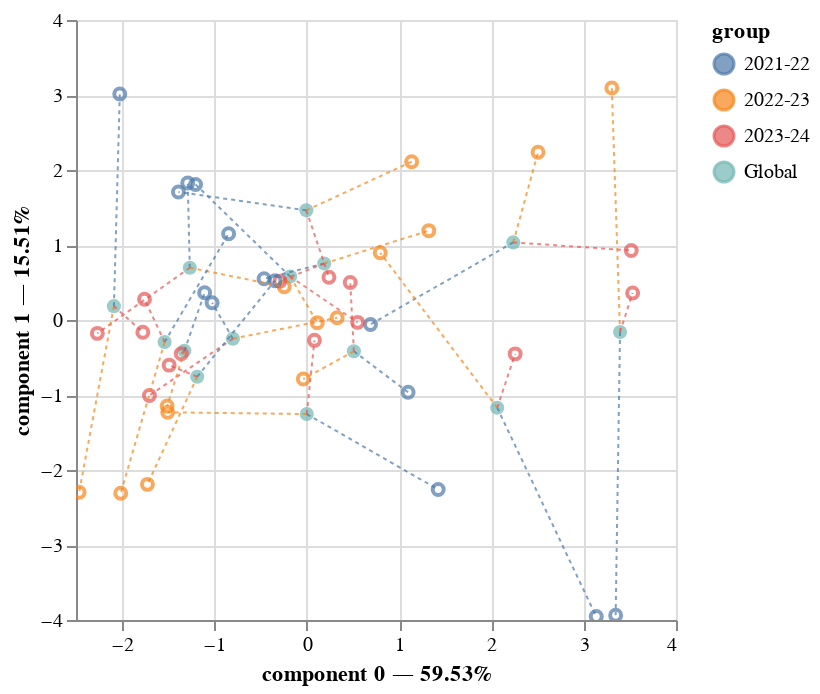

The code cell stored with this chart in its notebook:
### Markdown cell above
The first axis explains most of the difference between the wine ratings. This difference is actually due to the oak type of the barrels they were fermented in.

The `show_partial_rows` argument allows showing the global row coordinates together with the partial row coordinates. All the coordinates of each sample are connected with edges.

### Code cell
mfa.plot(
    dataset,
    show_partial_rows=True
)

### Figure 1 — Vega-Lite specification as saved in the notebook (floating-point values rounded to 4 significant figures)
{"config": {"view": {"continuousWidth": 300, "continuousHeight": 300}}, "layer": [{"data": {"name": "data-33571c9f541ef3e18827d820ae5b1df9"}, "mark": {"type": "point", "filled": true, "size": 50}, "encoding": {"color": {"field": "group", "type": "nominal"}, "tooltip": [{"field": "Team", "type": "nominal"}, {"field": "group", "type": "nominal"}, {"field": "component 0", "type": "quantitative"}, {"field": "component 1", "type": "quantitative"}], "x": {"axis": {"title": "component 0 — 59.53%"}, "field": "component 0", "scale": {"zero": false}, "type": "quantitative"}, "y": {"axis": {"title": "component 1 — 15.51%"}, "field": "component 1", "scale": {"zero": false}, "type": "quantitative"}}, "name": "view_2"}, {"data": {"name": "data-5a7f4a299da4bb546b3220ab3699eea9"}, "mark": {"type": "point", "shape": "circle"}, "encoding": {"color": {"field": "group", "type": "nominal"}, "tooltip": [{"field": "Team", "type": "nominal"}, {"field": "group", "type": "nominal"}, {"field": "component 0", "type": "quantitative"}, {"field": "component 1", "type": "quantitative"}], "x": {"field": "component 0", "scale": {"zero": false}, "type": "quantitative"}, "y": {"field": "component 1", "scale": {"zero": false}, "type": "quantitative"}}}, {"data": {"name": "data-89b411085cdaf5d7b76d9deb24408cc3"}, "mark": {"type": "line", "opacity": 0.7}, "encoding": {"color": {"field": "group", "type": "nominal"}, "strokeDash": {"value": [2, 2]}, "x": {"field": "component 0_global", "type": "quantitative"}, "x2": {"field": "component 0_partial"}, "y": {"field": "component 1_global", "type": "quantitative"}, "y2": {"field": "component 1_partial"}}}], "params": [{"name": "param_2", "select": {"type": "interval", "encodings": ["x", "y"]}, "bind": "scales", "views": ["view_2"]}], "$schema": "https://vega.github.io/schema/vega-lite/v5.20.1.json", "datasets": {"data-33571c9f541ef3e18827d820ae5b1df9": [{"Team": "Arsenal", "component 0": 2.237, "component 1": 1.035, "component 2": 0.6977, "group": "Global"}, {"Team": "Aston Villa", "component 0": -0.18, "component 1": 0.5803, "component 2": 0.464, "group": "Global"}, {"Team": "Brentford", "component 0": -1.267, "component 1": 0.6968, "component 2": -0.4906, "group": "Global"}, {"Team": "Brighton & Hove Albion", "component 0": -0.8001, "component 1": -0.2489, "component 2": -0.9046, "group": "Global"}, {"Team": "Chelsea", "component 0": 0.0001082, "component 1": -1.254, "component 2": -0.3654, "group": "Global"}, {"Team": "Crystal Palace", "component 0": -1.326, "component 1": -0.4109, "component 2": -0.8093, "group": "Global"}, {"Team": "Everton", "component 0": -2.089, "component 1": 0.1843, "component 2": 0.5523, "group": "Global"}, {"Team": "Liverpool", "component 0": 2.063, "component 1": -1.17, "component 2": -0.4195, "group": "Global"}, {"Team": "Manchester City", "component 0": 3.394, "component 1": -0.1606, "component 2": -0.1512, "group": "Global"}, {"Team": "Manchester United", "component 0": 0.1894, "component 1": 0.7536, "component 2": -0.007898, "group": "Global"}, {"Team": "Newcastle United", "component 0": -0.004656, "component 1": 1.462, "component 2": -0.8724, "group": "Global"}, {"Team": "Tottenham Hotspur", "component 0": 0.5106, "component 1": -0.417, "component 2": 0.9921, "group": "Global"}, {"Team": "West Ham United", "component 0": -1.187, "component 1": -0.7564, "component 2": 0.4323, "group": "Global"}, {"Team": "Wolverhampton Wanderers", "component 0": -1.54, "component 1": -0.2942, "component 2": 0.8826, "group": "Global"}], "data-5a7f4a299da4bb546b3220ab3699eea9": [{"Team": "Arsenal", "group": "2021-22", "component 0": 0.6903, "component 1": -0.05952, "component 2": 1.417}, {"Team": "Arsenal", "group": "2022-23", "component 0": 2.506, "component 1": 2.236, "component 2": -0.8254}, {"Team": "Arsenal", "group": "2023-24", "component 0": 3.515, "component 1": 0.9276, "component 2": 1.501}, {"Team": "Aston Villa", "group": "2021-22", "component 0": -1.205, "component 1": 1.807, "component 2": 0.8981}, {"Team": "Aston Villa", "group": "2022-23", "component 0": 0.1137, "component 1": -0.03508, "component 2": 0.3711}, {"Team": "Aston Villa", "group": "2023-24", "component 0": 0.5512, "component 1": -0.03146, "component 2": 0.1227}, {"Team": "Brentford", "group": "2021-22", "component 0": -1.289, "component 1": 1.826, "component 2": 0.6203}, {"Team": "Brentford", "group": "2022-23", "component 0": -0.2442, "component 1": 0.4427, "component 2": -1.365}, {"Team": "Brentford", "group": "2023-24", "component 0": -2.269, "component 1": -0.1782, "component 2": -0.7269}, {"Team": "Brighton & Hove Albion", "group": "2021-22", "component 0": -1.025, "component 1": 0.2308, "component 2": -1.806}, {"Team": "Brighton & Hove Albion", "group": "2022-23", "component 0": 0.3295, "component 1": 0.02908, "component 2": 0.3628}, {"Team": "Brighton & Hove Albion", "group": "2023-24", "component 0": -1.704, "component 1": -1.007, "component 2": -1.271}, {"Team": "Chelsea", "group": "2021-22", "component 0": 1.424, "component 1": -2.26, "component 2": -1.063}, {"Team": "Chelsea", "group": "2022-23", "component 0": -1.506, "component 1": -1.231, "component 2": 0.2353}, {"Team": "Chelsea", "group": "2023-24", "component 0": 0.08304, "component 1": -0.2713, "component 2": -0.2683}, {"Team": "Crystal Palace", "group": "2021-22", "component 0": -1.106, "component 1": 0.3643, "component 2": -1.769}, {"Team": "Crystal Palace", "group": "2022-23", "component 0": -1.512, "component 1": -1.148, "component 2": 0.05787}, {"Team": "Crystal Palace", "group": "2023-24", "component 0": -1.359, "component 1": -0.4488, "component 2": -0.717}, {"Team": "Everton", "group": "2021-22", "component 0": -2.025, "component 1": 3.014, "component 2": 1.068}, {"Team": "Everton", "group": "2022-23", "component 0": -2.466, "component 1": -2.297, "component 2": 1.002}, {"Team": "Everton", "group": "2023-24", "component 0": -1.776, "component 1": -0.164, "component 2": -0.4131}, {"Team": "Liverpool", "group": "2021-22", "component 0": 3.136, "component 1": -3.955, "component 2": -0.4948}, {"Team": "Liverpool", "group": "2022-23", "component 0": 0.796, "component 1": 0.8956, "component 2": -0.7639}, {"Team": "Liverpool", "group": "2023-24", "component 0": 2.258, "component 1": -0.4516, "component 2": 8.502e-05}, {"Team": "Manchester City", "group": "2021-22", "component 0": 3.346, "component 1": -3.937, "component 2": 0.05829}, {"Team": "Manchester City", "group": "2022-23", "component 0": 3.305, "component 1": 3.094, "component 2": -1.486}, {"Team": "Manchester City", "group": "2023-24", "component 0": 3.53, "component 1": 0.3607, "component 2": 0.9746}, {"Team": "Manchester United", "group": "2021-22", "component 0": -0.4624, "component 1": 0.5511, "component 2": -0.3882}, {"Team": "Manchester United", "group": "2022-23", "component 0": 1.322, "component 1": 1.191, "component 2": -0.2057}, {"Team": "Manchester United", "group": "2023-24", "component 0": -0.2913, "component 1": 0.5186, "component 2": 0.5702}, {"Team": "Newcastle United", "group": "2021-22", "component 0": -1.39, "component 1": 1.707, "component 2": -0.2258}, {"Team": "Newcastle United", "group": "2022-23", "component 0": 1.136, "component 1": 2.111, "component 2": -2.794}, {"Team": "Newcastle United", "group": "2023-24", "component 0": 0.24, "component 1": 0.5699, "component 2": 0.403}, {"Team": "Tottenham Hotspur", "group": "2021-22", "component 0": 1.098, "component 1": -0.9643, "component 2": 0.7514}, {"Team": "Tottenham Hotspur", "group": "2022-23", "component 0": -0.0373, "component 1": -0.7874, "component 2": 1.621}, {"Team": "Tottenham Hotspur", "group": "2023-24", "component 0": 0.4709, "component 1": 0.5009, "component 2": 0.6035}, {"Team": "West Ham United", "group": "2021-22", "component 0": -0.3437, "component 1": 0.5242, "component 2": 0.1613}, {"Team": "West Ham United", "group": "2022-23", "component 0": -1.726, "component 1": -2.192, "component 2": 1.896}, {"Team": "West Ham United", "group": "2023-24", "component 0": -1.491, "component 1": -0.6017, "component 2": -0.7609}, {"Team": "Wolverhampton Wanderers", "group": "2021-22", "component 0": -0.8468, "component 1": 1.151, "component 2": 0.7719}, {"Team": "Wolverhampton Wanderers", "group": "2022-23", "component 0": -2.015, "component 1": -2.309, "component 2": 1.894}, {"Team": "Wolverhampton Wanderers", "group": "2023-24", "component 0": -1.758, "component 1": 0.276, "component 2": -0.01813}], "data-89b411085cdaf5d7b76d9deb24408cc3": [{"Team": "Arsenal", "component 0_global": 2.237, "component 1_global": 1.035, "component 0_partial": 0.6903, "component 1_partial": -0.05952, "group": "2021-22"}, {"Team": "Arsenal", "component 0_global": 2.237, "component 1_global": 1.035, "component 0_partial": 2.506, "component 1_partial": 2.236, "group": "2022-23"}, {"Team": "Arsenal", "component 0_global": 2.237, "component 1_global": 1.035, "component 0_partial": 3.515, "component 1_partial": 0.9276, "group": "2023-24"}, {"Team": "Aston Villa", "component 0_global": -0.18, "component 1_global": 0.5803, "component 0_partial": -1.205, "component 1_partial": 1.807, "group": "2021-22"}, {"Team": "Aston Villa", "component 0_global": -0.18, "component 1_global": 0.5803, "component 0_partial": 0.1137, "component 1_partial": -0.03508, "group": "2022-23"}, {"Team": "Aston Villa", "component 0_global": -0.18, "component 1_global": 0.5803, "component 0_partial": 0.5512, "component 1_partial": -0.03146, "group": "2023-24"}, {"Team": "Brentford", "component 0_global": -1.267, "component 1_global": 0.6968, "component 0_partial": -1.289, "component 1_partial": 1.826, "group": "2021-22"}, {"Team": "Brentford", "component 0_global": -1.267, "component 1_global": 0.6968, "component 0_partial": -0.2442, "component 1_partial": 0.4427, "group": "2022-23"}, {"Team": "Brentford", "component 0_global": -1.267, "component 1_global": 0.6968, "component 0_partial": -2.269, "component 1_partial": -0.1782, "group": "2023-24"}, {"Team": "Brighton & Hove Albion", "component 0_global": -0.8001, "component 1_global": -0.2489, "component 0_partial": -1.025, "component 1_partial": 0.2308, "group": "2021-22"}, {"Team": "Brighton & Hove Albion", "component 0_global": -0.8001, "component 1_global": -0.2489, "component 0_partial": 0.3295, "component 1_partial": 0.02908, "group": "2022-23"}, {"Team": "Brighton & Hove Albion", "component 0_global": -0.8001, "component 1_global": -0.2489, "component 0_partial": -1.704, "component 1_partial": -1.007, "group": "2023-24"}, {"Team": "Chelsea", "component 0_global": 0.0001082, "component 1_global": -1.254, "component 0_partial": 1.424, "component 1_partial": -2.26, "group": "2021-22"}, {"Team": "Chelsea", "component 0_global": 0.0001082, "component 1_global": -1.254, "component 0_partial": -1.506, "component 1_partial": -1.231, "group": "2022-23"}, {"Team": "Chelsea", "component 0_global": 0.0001082, "component 1_global": -1.254, "component 0_partial": 0.08304, "component 1_partial": -0.2713, "group": "2023-24"}, {"Team": "Crystal Palace", "component 0_global": -1.326, "component 1_global": -0.4109, "component 0_partial": -1.106, "component 1_partial": 0.3643, "group": "2021-22"}, {"Team": "Crystal Palace", "component 0_global": -1.326, "component 1_global": -0.4109, "component 0_partial": -1.512, "component 1_partial": -1.148, "group": "2022-23"}, {"Team": "Crystal Palace", "component 0_global": -1.326, "component 1_global": -0.4109, "component 0_partial": -1.359, "component 1_partial": -0.4488, "group": "2023-24"}, {"Team": "Everton", "component 0_global": -2.089, "component 1_global": 0.1843, "component 0_partial": -2.025, "component 1_partial": 3.014, "group": "2021-22"}, {"Team": "Everton", "component 0_global": -2.089, "component 1_global": 0.1843, "component 0_partial": -2.466, "component 1_partial": -2.297, "group": "2022-23"}, {"Team": "Everton", "component 0_global": -2.089, "component 1_global": 0.1843, "component 0_partial": -1.776, "component 1_partial": -0.164, "group": "2023-24"}, {"Team": "Liverpool", "component 0_global": 2.063, "component 1_global": -1.17, "component 0_partial": 3.136, "component 1_partial": -3.955, "group": "2021-22"}, {"Team": "Liverpool", "component 0_global": 2.063, "component 1_global": -1.17, "component 0_partial": 0.796, "component 1_partial": 0.8956, "group": "2022-23"}, {"Team": "Liverpool", "component 0_global": 2.063, "component 1_global": -1.17, "component 0_partial": 2.258, "component 1_partial": -0.4516, "group": "2023-24"}, {"Team": "Manchester City", "component 0_global": 3.394, "component 1_global": -0.1606, "component 0_partial": 3.346, "component 1_partial": -3.937, "group": "2021-22"}, {"Team": "Manchester City", "component 0_global": 3.394, "component 1_global": -0.1606, "component 0_partial": 3.305, "component 1_partial": 3.094, "group": "2022-23"}, {"Team": "Manchester City", "component 0_global": 3.394, "component 1_global": -0.1606, "component 0_partial": 3.53, "component 1_partial": 0.3607, "group": "2023-24"}, {"Team": "Manchester United", "component 0_global": 0.1894, "component 1_global": 0.7536, "component 0_partial": -0.4624, "component 1_partial": 0.5511, "group": "2021-22"}, {"Team": "Manchester United", "component 0_global": 0.1894, "component 1_global": 0.7536, "component 0_partial": 1.322, "component 1_partial": 1.191, "group": "2022-23"}, {"Team": "Manchester United", "component 0_global": 0.1894, "component 1_global": 0.7536, "component 0_partial": -0.2913, "component 1_partial": 0.5186, "group": "2023-24"}, {"Team": "Newcastle United", "component 0_global": -0.004656, "component 1_global": 1.462, "component 0_partial": -1.39, "component 1_partial": 1.707, "group": "2021-22"}, {"Team": "Newcastle United", "component 0_global": -0.004656, "component 1_global": 1.462, "component 0_partial": 1.136, "component 1_partial": 2.111, "group": "2022-23"}, {"Team": "Newcastle United", "component 0_global": -0.004656, "component 1_global": 1.462, "component 0_partial": 0.24, "component 1_partial": 0.5699, "group": "2023-24"}, {"Team": "Tottenham Hotspur", "component 0_global": 0.5106, "component 1_global": -0.417, "component 0_partial": 1.098, "component 1_partial": -0.9643, "group": "2021-22"}, {"Team": "Tottenham Hotspur", "component 0_global": 0.5106, "component 1_global": -0.417, "component 0_partial": -0.0373, "component 1_partial": -0.7874, "group": "2022-23"}, {"Team": "Tottenham Hotspur", "component 0_global": 0.5106, "component 1_global": -0.417, "component 0_partial": 0.4709, "component 1_partial": 0.5009, "group": "2023-24"}, {"Team": "West Ham United", "component 0_global": -1.187, "component 1_global": -0.7564, "component 0_partial": -0.3437, "component 1_partial": 0.5242, "group": "2021-22"}, {"Team": "West Ham United", "component 0_global": -1.187, "component 1_global": -0.7564, "component 0_partial": -1.726, "component 1_partial": -2.192, "group": "2022-23"}, {"Team": "West Ham United", "component 0_global": -1.187, "component 1_global": -0.7564, "component 0_partial": -1.491, "component 1_partial": -0.6017, "group": "2023-24"}, {"Team": "Wolverhampton Wanderers", "component 0_global": -1.54, "component 1_global": -0.2942, "component 0_partial": -0.8468, "component 1_partial": 1.151, "group": "2021-22"}, {"Team": "Wolverhampton Wanderers", "component 0_global": -1.54, "component 1_global": -0.2942, "component 0_partial": -2.015, "component 1_partial": -2.309, "group": "2022-23"}, {"Team": "Wolverhampton Wanderers", "component 0_global": -1.54, "component 1_global": -0.2942, "component 0_partial": -1.758, "component 1_partial": 0.276, "group": "2023-24"}]}}
